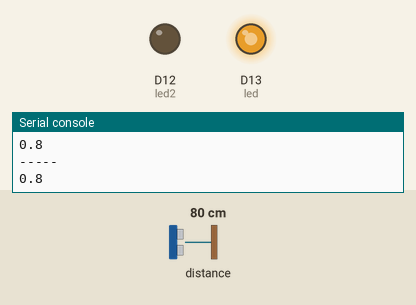
This program was run on a simulated CircuitPython board. Shown: output pins drawn as LEDs (lit = HIGH), the last lines printed to the serial console. The inputs (shaded band) are chosen by the test bench; at power-on: distance to the obstacle 80 cm.

Above: at 1.2 s.
1.3 s: distance to the obstacle set to 35 cm
At 2.4 s:
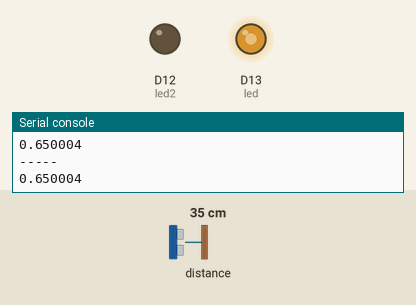
2.8 s: distance to the obstacle set to 250 cm
At 3.2 s:
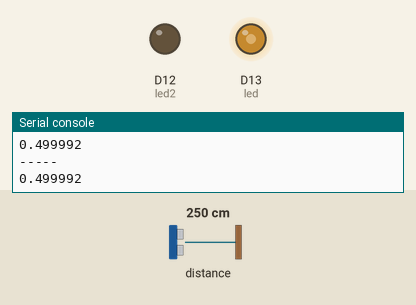
4.3 s: distance to the obstacle set to 120 cm
At 5.6 s:
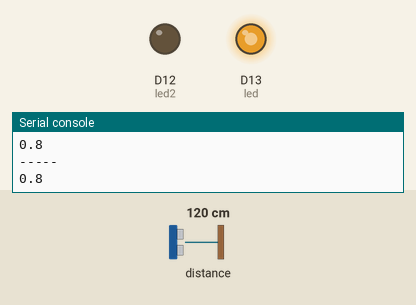
Timing chart, 0 to 7.3 s (numbered marks = the images above; inputs shaded):
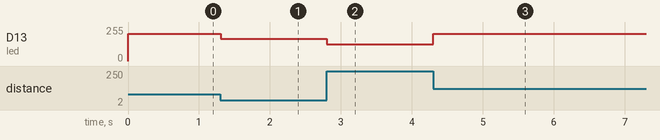

Measured:
- after the input at 1.3 s, D13 (led): 204/255 → 166/255 at once
- after the input at 2.8 s, D13 (led): 166/255 → 127/255 at once
- after the input at 4.3 s, D13 (led): 127/255 → 204/255 at once

The program:

us100_LEDBrightness.py
```python
#change the LED light brightness through the value of distance sensor US100
#Another light will on when you're out of range

import time

import board
import busio
import adafruit_us100

import pwmio

#distance
led = pwmio.PWMOut(board.D13, frequency=5000, duty_cycle=0)
#out of range
led2 = pwmio.PWMOut(board.D12, frequency=5000, duty_cycle=0)


uart = busio.UART(board.TX, board.RX, baudrate=9600)
us100 = adafruit_us100.US100(uart)


while True:
    print("-----")
    val = us100.distance
    # print("Temperature: ", us100.temperature)
    # time.sleep(0.5)
    # print("Distance: ", val)
    print(led.duty_cycle / 65535)
    if val > 1100:
        led.duty_cycle = 0
        led2.duty_cycle = 65535
    elif val % 100 < 50:
        led.duty_cycle = 65535 - int(val % 100 / 100 * 65535)
        led2.duty_cycle = 0
    else:
        led.duty_cycle = int( val % 100 / 100 * 65535)
        led2.duty_cycle = 0

    time.sleep(0.01)
```
